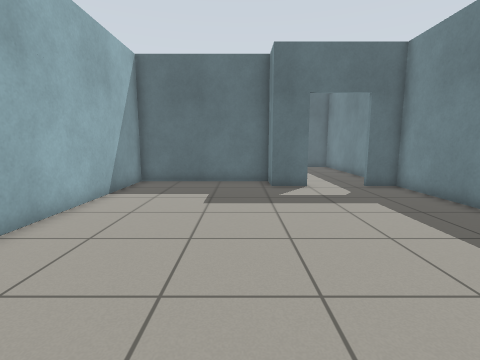
View 1 (above)

18 first-person views from a walk through a Gazebo world. The camera is 0.94 m above the floor, tilts 8° down and sees 85° across. The floor is counted in squares, 0.5 m on a side. Each view is taken from the middle of a square. On the plan, view 1 faces up. The plan holds only what a view shows up to about 15 squares ahead; the rest is blank.

View 2
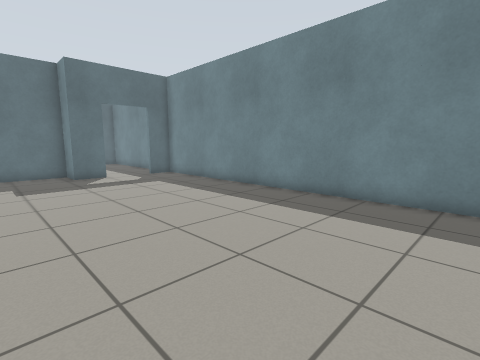

View 3
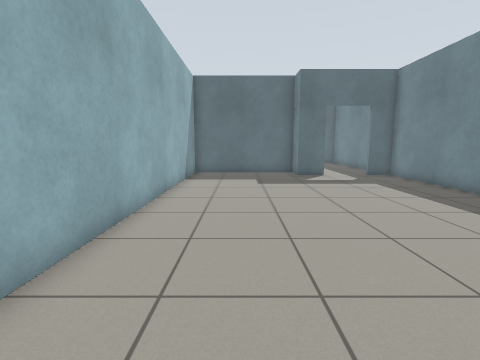

View 4
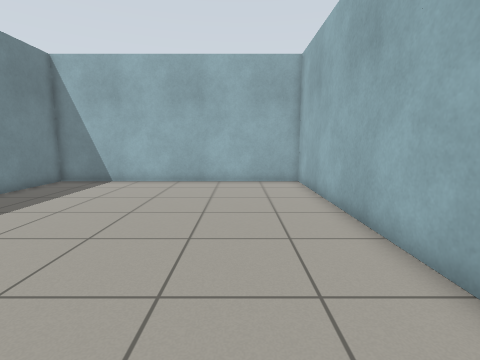

View 5
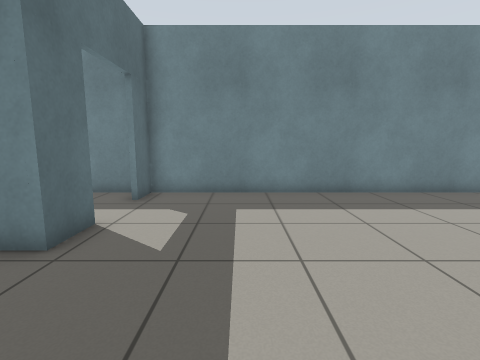

View 6
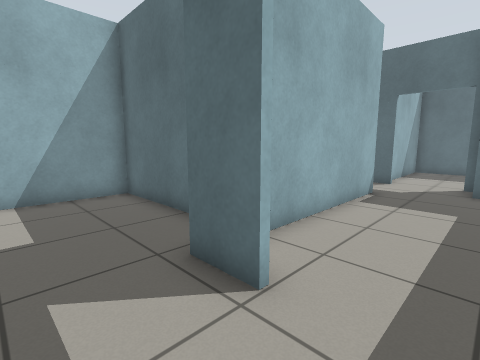

View 7
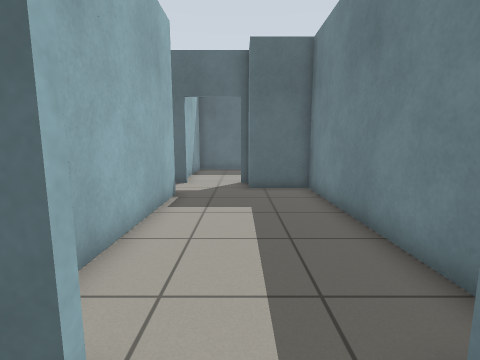

View 8
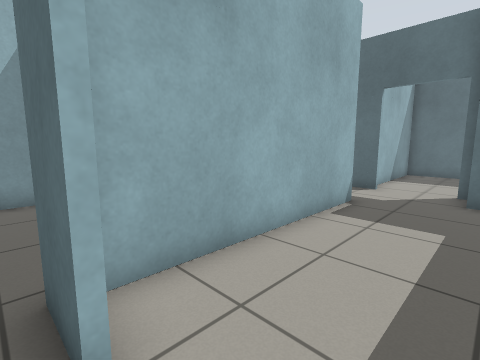

View 9
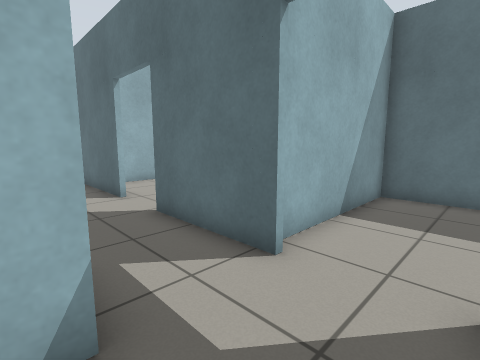

View 10
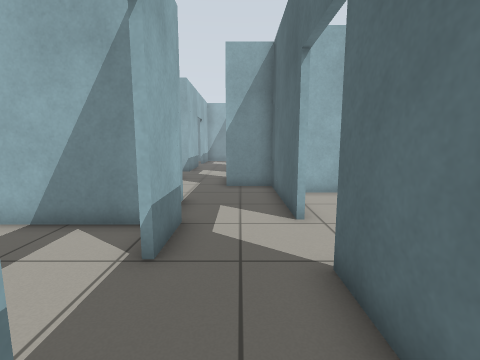

View 11
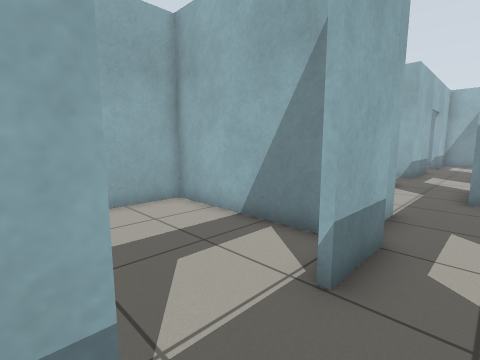

View 12
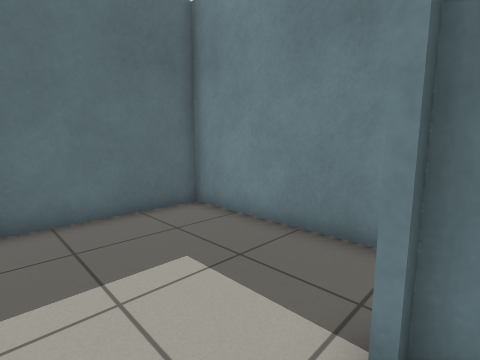

View 13
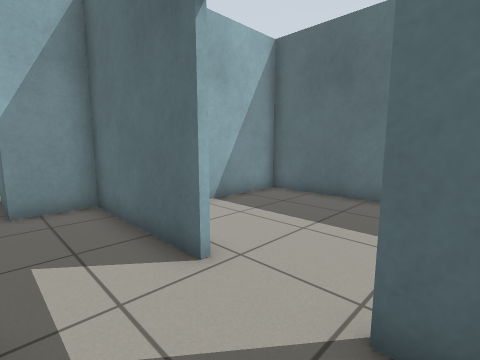

View 14
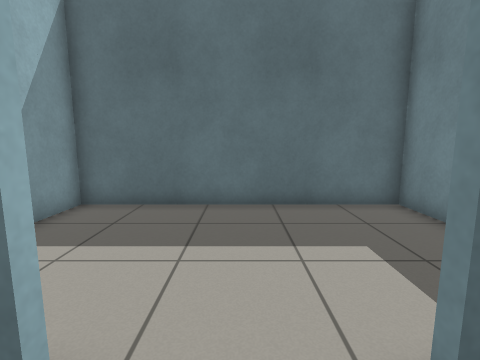

View 15
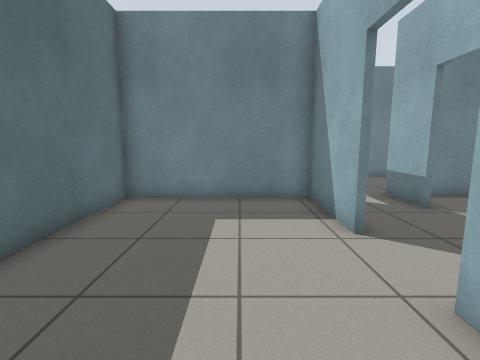

View 16
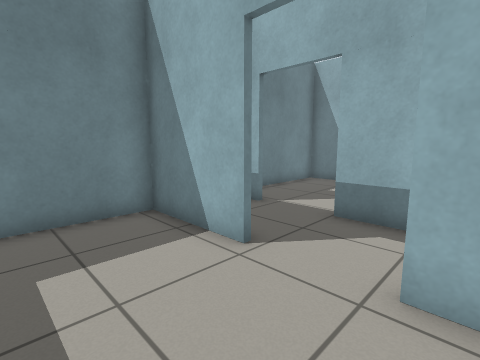

View 17
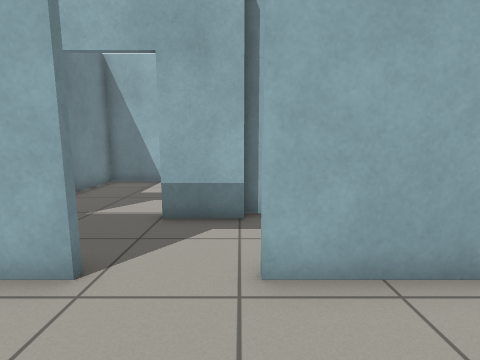

View 18
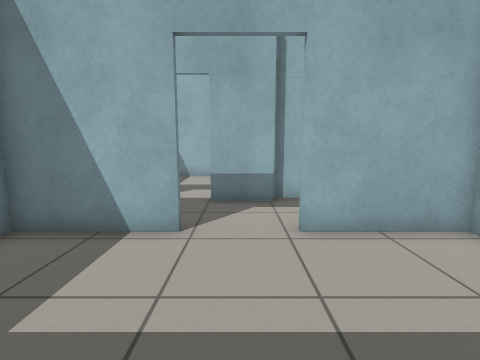

### Floor plan
Points are (right, up) in squares from view 1. A wall is a line through its corners. A room is listed if a view was taken in it or the views show most of it. See-through windows are left out.
Room 1 (views 1, 2, 3, 4, 5, 6, 7, 8)
walls: (3, 11.4) (1.4, 11.4) (1.4, 12.9); (1.5, 12.9) (-5, 12.9); (-4.9, 13.1) (-4.9, -4.9) (6.9, -4.9) (6.9, 11.4) (5.5, 11.4)
ways out: opening at (4.5, 11.5) to room 2
Room 2 (view 9)
walls: (1.6, 19.6) (1.6, 11.9); (6.9, 12.1) (6.9, 20.9) (4.4, 20.9)
ways out: opening at (4.5, 11.5) to room 1; opening at (0.5, 21) to room 3; opening at (2.5, 22) to room 4
Room 3 (views 10, 11, 13, 14)
walls: (-5.1, 19.6) (-3, 19.6); (-5.2, 22.4) (-10.4, 22.4) (-10.4, 20.4); (-0.5, 19.6) (1.6, 19.6); (-7.6, 19.1) (-5, 19.1); (1.5, 22.4) (-2.8, 22.4)
ways out: opening at (0.5, 21) to room 2; opening at (-4, 22.5) to room 5; opening at (-1.5, 19.5) to room 6; opening at (-9, 20)
Room 4 (view 12)
walls: (6.9, 23.4) (6.9, 28.9) (1, 28.9); (4.4, 21.2) (4.4, 22.4); (1.1, 29) (1.1, 23)
ways out: opening at (2.5, 22) to room 2
Room 5 (views 15, 16, 17, 18)
walls: (-2.8, 22.6) (0.9, 22.6) (0.9, 29); (1, 28.9) (-8.9, 28.9) (-8.9, 22.6) (-5.2, 22.6)
ways out: opening at (-4, 22.5) to room 3
Room 6 (no view inside)
walls: (-4.9, 18.8) (-4.9, 13.1); (-5, 13.1) (1.5, 13.1); (1.4, 12.9) (1.4, 18.1)
ways out: opening at (-1.5, 19.5) to room 3

Where each view was taken, in squares from view 1:
view 1: 0 up, 0 right, facing up
view 2: 4 down, 2 left, facing up-right
view 3: 4 down, 2 left, facing up
view 4: 8 up, 2 left, facing down
view 5: 8 up, 3 left, facing right
view 6: 9 up, 5 right, facing up-left
view 7: 10 up, 4 right, facing up
view 8: 11 up, 5 right, facing up-left
view 9: 19 up, 4 right, facing up-left
view 10: 21 up, 1 right, facing left
view 11: 21 up, 0 right, facing down-left
view 12: 22 up, 2 right, facing up-right
view 13: 20 up, 2 left, facing up-left
view 14: 21 up, 4 left, facing up
view 15: 25 up, 8 left, facing right
view 16: 26 up, 6 left, facing down-right
view 17: 26 up, 5 left, facing down
view 18: 28 up, 4 left, facing down
